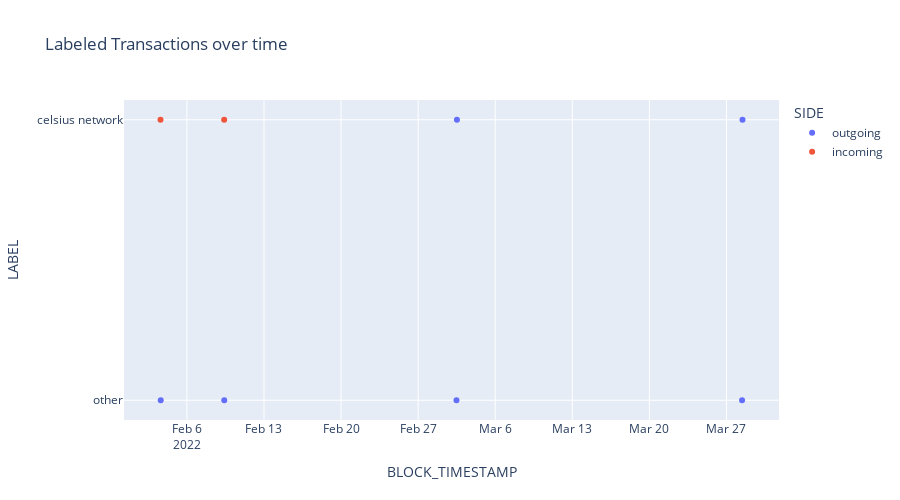

Notebook code cell kept with this figure:
### Markdown cell above
# transactions over time

### Code cell
fig = px.scatter(transactions_per_wallet, x="BLOCK_TIMESTAMP", y="LABEL", color="SIDE", size='dummy', size_max=10, opacity=0.5,
		   title='Labeled Transactions over time', hover_data=['TX_FEE', 'TX_HASH', 'ETH_VALUE'])
# fig.update_layout(xaxis_rangeslider_visible=True)
fig.update_layout(height=500)
fig

### Figure 1 — Plotly figure (JSON) as saved in the notebook; plotly's stock layout.template omitted (floating-point values rounded to 4 significant figures)
{"data": [{"customdata": [[0.008037, "0x7073a7e0f2abb6879b135be49b56dc61f04ca7f541b3f8ea6475a2681d920783", 3250], [0.005209, "0xe40e2fb166ed24b731f5ad4e5ec72a408ce45368b9ed0398ff732761bc98a03c", 0], [0.006155, "0x3069fd7851349fcdcd1c7c70cbd7aeee550e8aa32a468b3ba7844cfa4443ce62", 0], [0.0004046, "0xb64dff1b3bc33cbdfa19c91051185d8f410db3f5a997f27e797a9f6d35a92464", 7977], [0.0005683, "0x4043e89fbf25406509bbd27455b73e1119c80616265121cfe3572a68381bb3a0", 6668], [0.023, "0x2936566d37d298a4937746c32f72c59cbb7875b20274ef8f5718e5187a73c1b2", 9298]], "hovertemplate": "SIDE=outgoing<br>BLOCK_TIMESTAMP=%{x}<br>LABEL=%{y}<br>TX_FEE=%{customdata[0]}<br>TX_HASH=%{customdata[1]}<br>ETH_VALUE=%{customdata[2]}<extra></extra>", "legendgroup": "outgoing", "marker": {"color": "#636efa", "symbol": "circle"}, "mode": "markers", "name": "outgoing", "orientation": "v", "showlegend": true, "type": "scatter", "x": ["2022-02-09T09:22:23", "2022-03-02T11:32:52", "2022-03-28T10:04:33", "2022-03-28T11:01:26", "2022-03-02T12:34:07", "2022-02-03T14:53:43"], "xaxis": "x", "y": ["other", "other", "other", "celsius network", "celsius network", "other"], "yaxis": "y"}, {"customdata": [[0.001075, "0x27dcde3b97d51f10f1d6d94e245716a8c98015280e0f620cca8713736ee2225d", 3250], [0.001866, "0xb04f3b39abad174e0b7abd593bb9c5d49448d6115709ab0335d624582c901992", 9300]], "hovertemplate": "SIDE=incoming<br>BLOCK_TIMESTAMP=%{x}<br>LABEL=%{y}<br>TX_FEE=%{customdata[0]}<br>TX_HASH=%{customdata[1]}<br>ETH_VALUE=%{customdata[2]}<extra></extra>", "legendgroup": "incoming", "marker": {"color": "#EF553B", "symbol": "circle"}, "mode": "markers", "name": "incoming", "orientation": "v", "showlegend": true, "type": "scatter", "x": ["2022-02-09T09:11:25", "2022-02-03T14:25:34"], "xaxis": "x", "y": ["celsius network", "celsius network"], "yaxis": "y"}], "layout": {"height": 500, "legend": {"title": {"text": "SIDE"}, "tracegroupgap": 0}, "title": {"text": "Labeled Transactions over time"}, "xaxis": {"anchor": "y", "domain": [0, 1], "title": {"text": "BLOCK_TIMESTAMP"}}, "yaxis": {"anchor": "x", "domain": [0, 1], "title": {"text": "LABEL"}}}}
